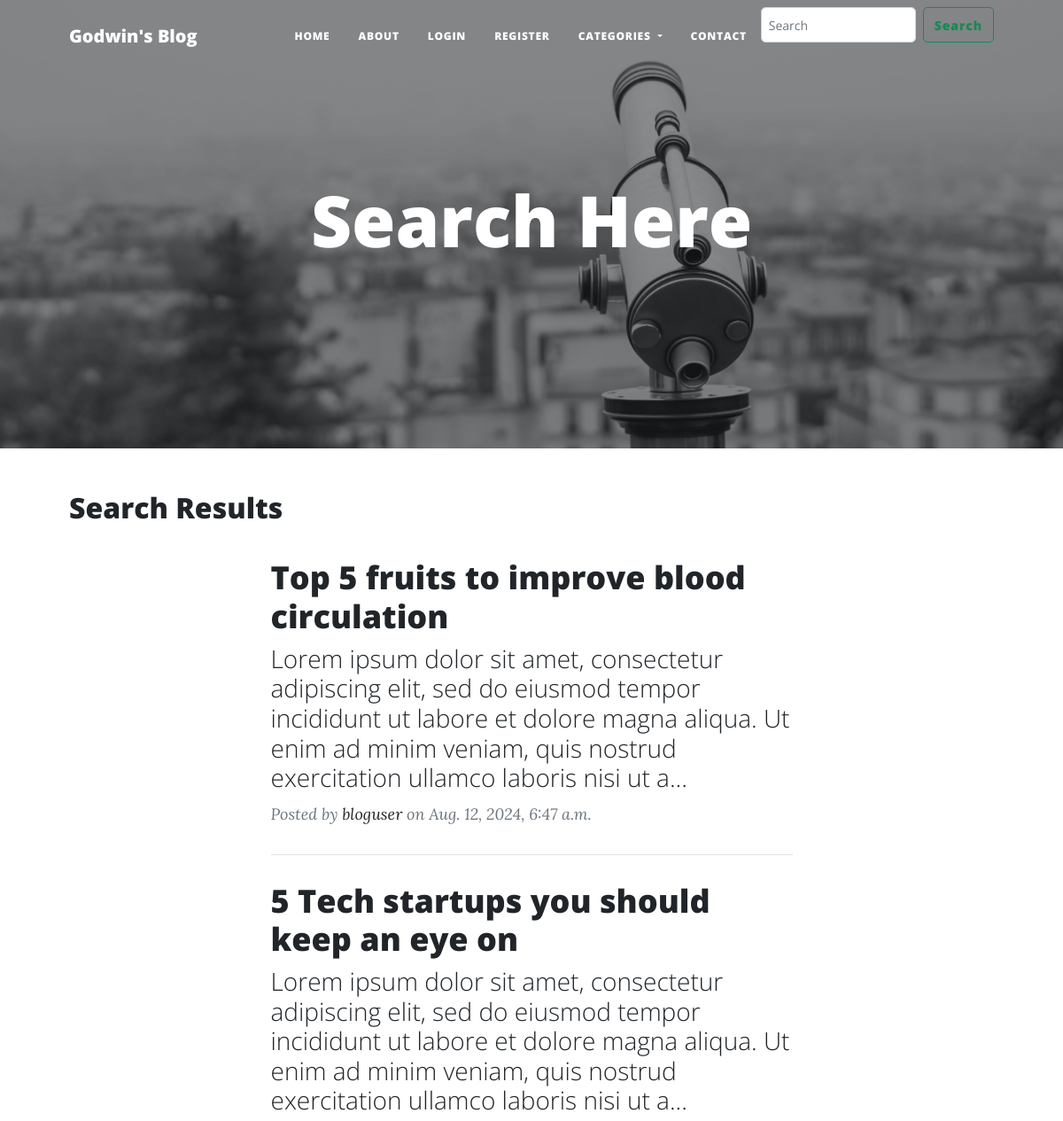
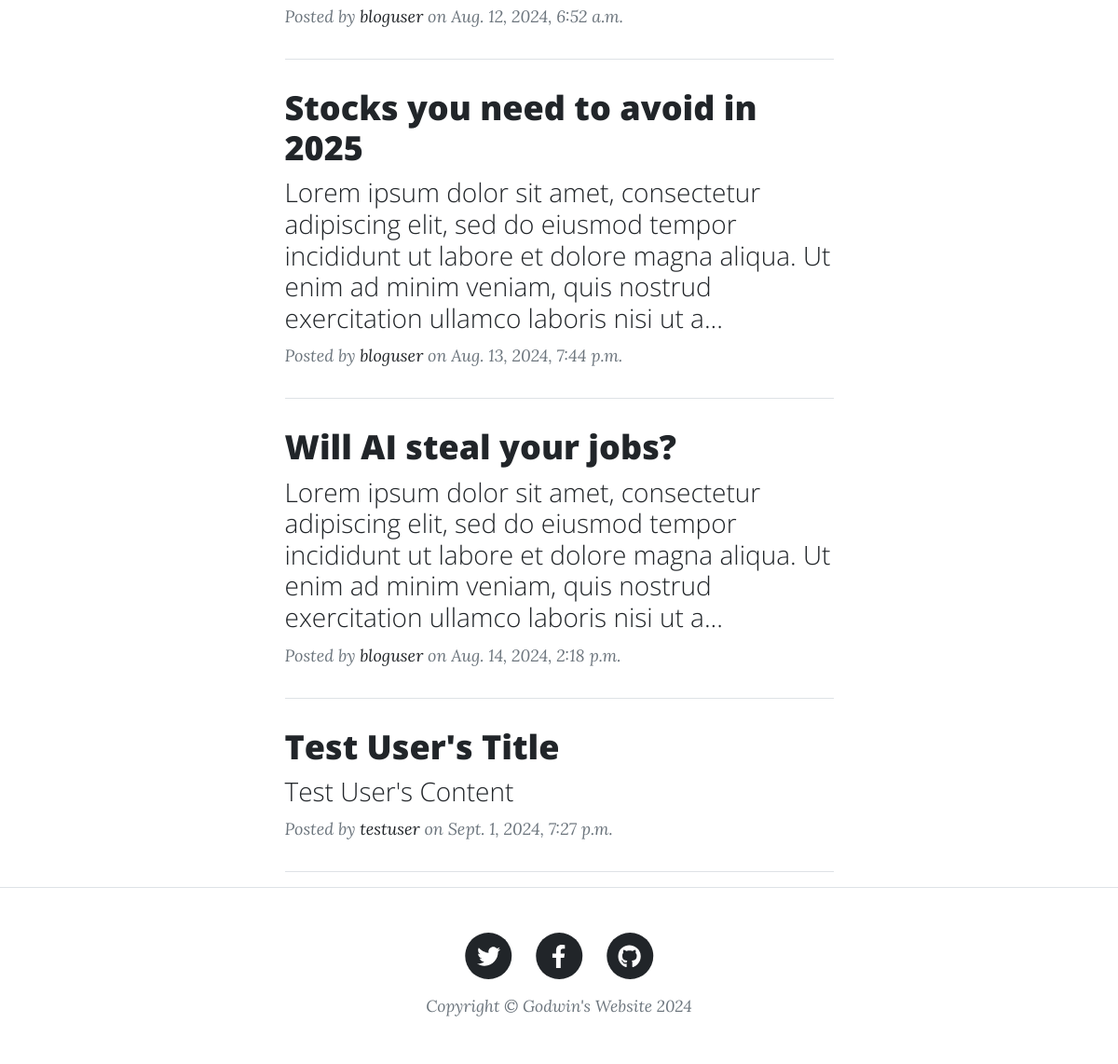
The app's page /search/ with its own data (2 pictures, top to bottom).
### post/models.py (models this page shows, shortened)
class Post(models.Model):
    title = models.CharField(max_length=250)
    subheading = models.CharField(max_length=250, null=True, default=1)
    content = models.TextField()
    author = models.ForeignKey(User, on_delete=models.CASCADE)
    category = models.ForeignKey(Category, on_delete=models.CASCADE, default=1)
    image = models.ImageField(upload_to='upload/products/', null=True,  blank=True)
    created_at = models.DateTimeField(auto_now_add=True)
    updated_at = models.DateTimeField(auto_now=True)
    def short_content(self):
        return self.content[:200] + '...' if len(self.content)> 200 else self.content # shows only the first 200 characters

### post/views.py (the view)
# urls.py: path('search/', views.search_posts, name= 'search_posts'),
def search_posts(request):
    query = request.GET.get('q')
    if query:
        posts = Post.objects.filter(title__icontains=query) | Post.objects.filter(content__icontains=query)
    else:
        posts = Post.objects.all()
    context = {'posts': posts, 'query': query}
    return render(request, 'search_results.html', context)

### post/templates/search_results.html (shortened to what this page needs)
{% extends 'base.html' %}
{% load static %}
{% block content %}
<header class="masthead" style="background-image: url('{% static 'assets/img/binoculars.jpg' %}')">
    <div class="container position-relative px-4 px-lg-5">
        <div class="row gx-4 gx-lg-5 justify-content-center">
            <div class="col-md-10 col-lg-8 col-xl-7">
                <div class="site-heading">
                    <h1>Search Here</h1>
                </div>
            </div>
        </div>
    </div>
</header>
<div class="container px-4 px-lg-5">
    <h2>Search Results{% if query %} for "{{ query }}"{% endif %}</h2>
    <div class="row gx-4 gx-lg-5 justify-content-center">
        <div class="col-md-10 col-lg-8 col-xl-7">
            {% if posts %}
                {% for post in posts %}
                    <div class="post-preview">
                        <a href="{% url 'post' post.id %}">
                            <h2 class="post-title">{{ post.title }}</h2>
                            <h3 class="post-subtitle">{{ post.short_content }}</h3>
                        </a>
                        <p class="post-meta">
                            Posted by <a href="{% url 'about' %}">{{ post.author }}</a>
                            on {{ post.created_at }}
                        </p>
                    </div>
                    <hr>
                {% endfor %}
            {% else %}
                <p>No posts found for your query.</p>
            {% endif %}
        </div>
    </div>
</div>
{% endblock %}

### records on screen
Post: title "Top 5 fruits to improve blood circulation", short_content "Lorem ipsum dolor sit amet, consectetur adipiscing elit, sed do eiusmod tempor incididunt ut labore et dolore magna aliqua. Ut enim ad minim veniam, quis nostrud exercitation ullamco laboris nisi ut a...", author "bloguser", created_at "Aug. 12, 2024, 6:47 a.m."
Post: title "5 Tech startups you should keep an eye on", short_content "Lorem ipsum dolor sit amet, consectetur adipiscing elit, sed do eiusmod tempor incididunt ut labore et dolore magna aliqua. Ut enim ad minim veniam, quis nostrud exercitation ullamco laboris nisi ut a...", author "bloguser", created_at "Aug. 12, 2024, 6:52 a.m."
Post: title "Stocks you need to avoid in 2025", short_content "Lorem ipsum dolor sit amet, consectetur adipiscing elit, sed do eiusmod tempor incididunt ut labore et dolore magna aliqua. Ut enim ad minim veniam, quis nostrud exercitation ullamco laboris nisi ut a...", author "bloguser", created_at "Aug. 13, 2024, 7:44 p.m."
Post: title "Will AI steal your jobs?", short_content "Lorem ipsum dolor sit amet, consectetur adipiscing elit, sed do eiusmod tempor incididunt ut labore et dolore magna aliqua. Ut enim ad minim veniam, quis nostrud exercitation ullamco laboris nisi ut a...", author "bloguser", created_at "Aug. 14, 2024, 2:18 p.m."
Post: title "Test User's Title", short_content "Test User's Content", author "testuser", created_at "Sept. 1, 2024, 7:27 p.m."
